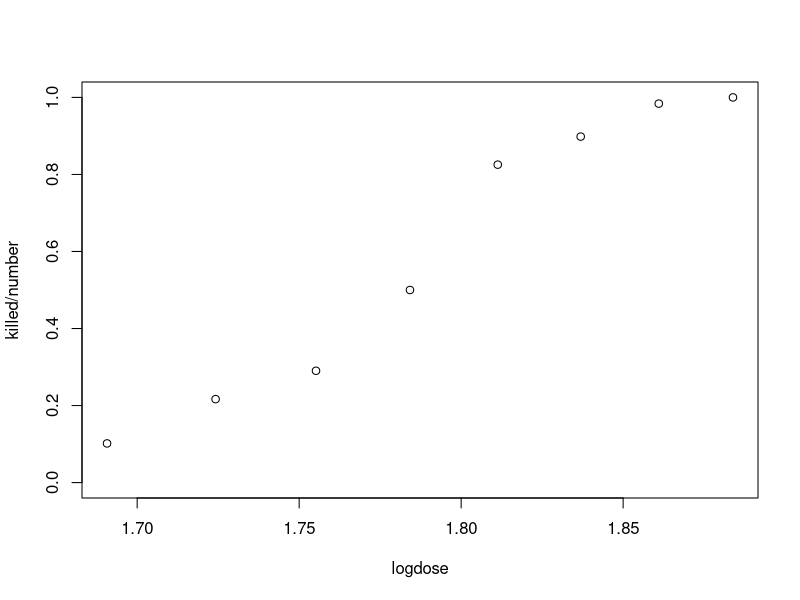
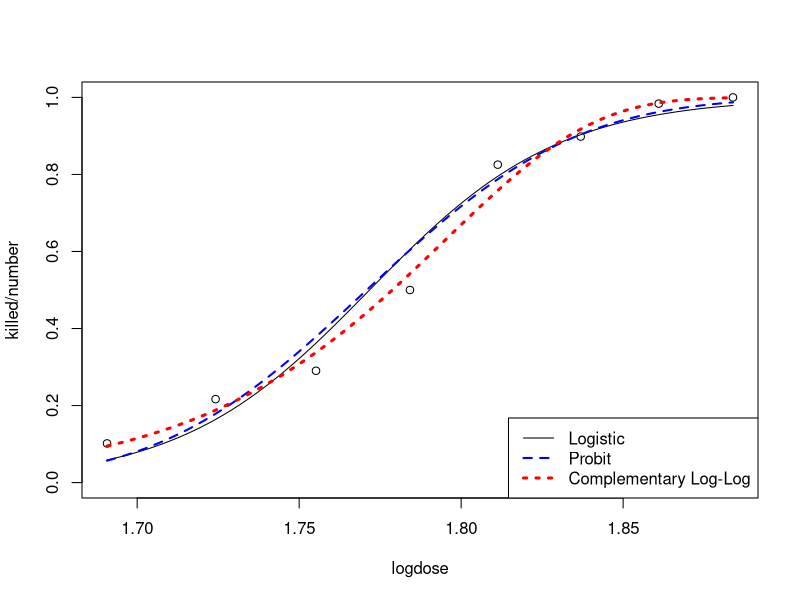

Generate these figures, in order, with R:
## ---- chunk 1
beetle <- data.frame(logdose = c(1.6907, 1.7242, 1.7552, 1.7842, 1.8113,
1.8369, 1.8610, 1.8839),
number = c(59, 60, 62, 56, 63, 59, 62, 60),
killed = c( 6, 13, 18, 28, 52, 53, 61, 60))
plot(killed/number ~ logdose, data=beetle, ylim=c(0,1))
## ---- chunk 2
mod.logit <- glm(cbind(killed, number - killed) ~ logdose, data = beetle, family = binomial)
summary(mod.logit)
mod.probit <- glm(cbind(killed, number - killed) ~ logdose, data = beetle, family = binomial(link = probit))
summary(mod.probit)
## ---- chunk 3
mod.cloglog <- glm(cbind(killed, number - killed) ~ logdose, data = beetle, family = binomial(link = cloglog))
summary(mod.cloglog)
## ---- chunk 4
1- pchisq(deviance(mod.logit), df.residual(mod.logit))
1- pchisq(deviance(mod.probit), df.residual(mod.probit))
1- pchisq(deviance(mod.cloglog), df.residual(mod.cloglog))
## ---- chunk 5
plot(killed/number ~ logdose, data=beetle, ylim=c(0,1))
x <- beetle$logdose
curve(predict(mod.logit, data.frame(logdose=x), type="response"),
add=TRUE, lty=1, col="black")
curve(predict(mod.probit, data.frame(logdose=x), type="response"),
add=TRUE, lty=2, col="blue", lwd=2)
curve(predict(mod.cloglog, data.frame(logdose=x), type="response"),
add=TRUE, lty=3, col="red", lwd=3)
legend("bottomright", c("Logistic","Probit","Complementary Log-Log"),
lty=1:3, col=c("black","blue","red"), lwd=1:3)
